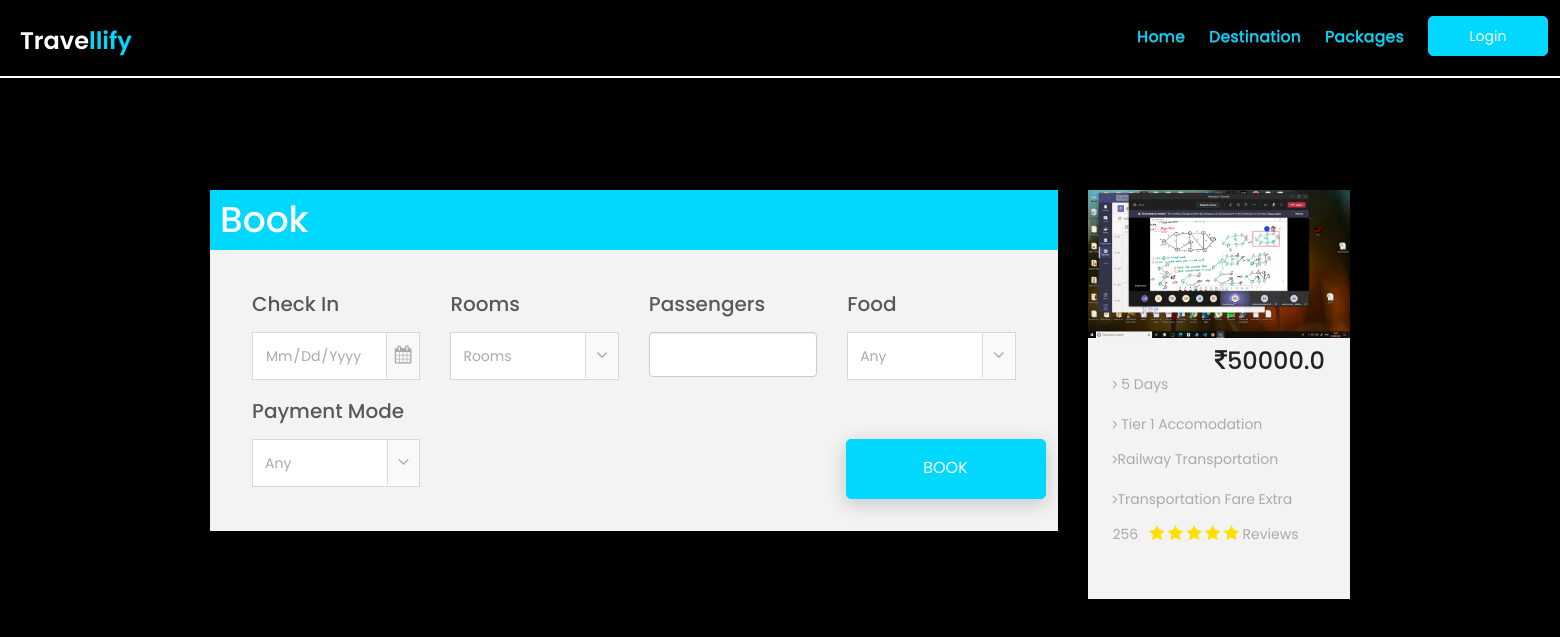
The app's page /booking/2, older data.
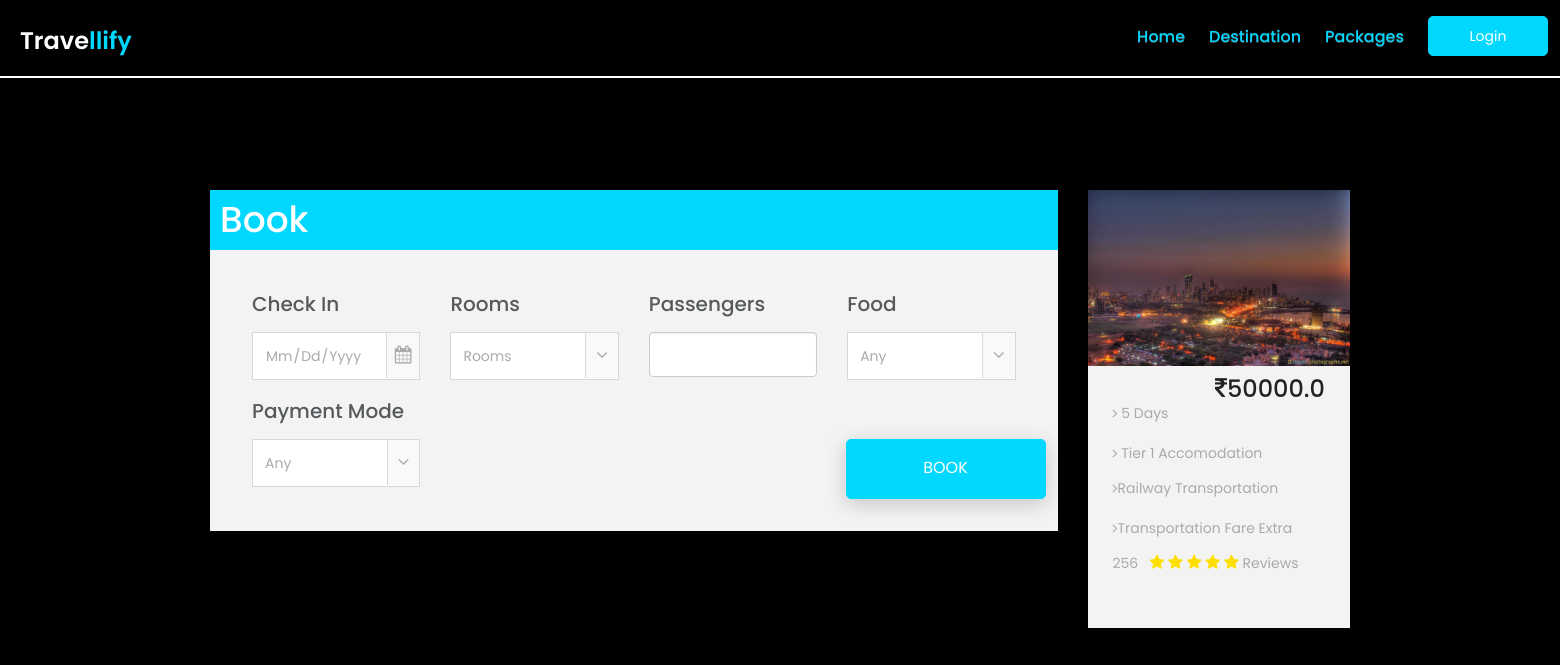
The same page, newer data.
### app1/models.py (models this page shows, shortened)
class Package(models.Model):
    name = models.CharField(max_length=100)
    days = models.IntegerField()
    hotel = models.ForeignKey(Hotel, on_delete=models.CASCADE)
    mot = models.ForeignKey(Mot, on_delete=models.CASCADE)
    destination = models.ForeignKey(Destination, on_delete=models.CASCADE)
    cost = models.FloatField()
    ppic = models.ImageField(
        upload_to='package/%Y/%m/%d/', blank=True, default='media/h.jpg')
    review = models.IntegerField()

class Hotel(models.Model):
    info = models.TextField(blank=True, null=True)
    tier = models.IntegerField()
    hname = models.CharField(max_length=255)
    locality = models.CharField(max_length=255)
    d_id = models.ForeignKey(Destination, on_delete=models.CASCADE)
    hpic = models.ImageField(
        upload_to='hotel/%Y/%m/%d/', blank=True, default='media/h.jpg')

class Mot(models.Model):
    fare = models.FloatField()
    t_type = models.CharField(max_length=20)
    cartype = models.CharField(max_length=20, null=True, blank=True)
    c_class = models.CharField(max_length=20, null=True, blank=True)
    A_class = models.CharField(max_length=20, null=True, blank=True)

### app1/views.py (the view)
# urls.py: path('booking/<int:p_id>', views.booking, name='booking'),
def booking(request, p_id):
    p = Package.objects.get(pk=p_id)
    return render(request, 'booking.html', {'u': request.user, 'p': p})

### templates/booking.html (shortened to what the changed rows need)
{% extends 'base.html' %} {% load static %} {% block content %} {% include 'navbar.html' %}
<br><br>
<div class="container">
    <div class="row">
        <form action={% url 'book' p.id %}>
            <div class="col-md-9">
                <div class="single-travel-boxes ">
                    <div style="width:100%;background-color:#00d8ff;padding:10px ">
                        <h1 style="color:#fff ">Book</h1>
                    </div>
                    <div class="tab-content ">
                        <div class="tab-para ">
                            <div class="row ">
                                <div class="col-lg-3 col-md-3 col-sm-4">
                                    <div class="single-tab-select-box">
                                        <h2>check in</h2>
                                    </div>
                                </div>
                                <div class="col-lg-3 col-md-3 col-sm-3 ">
                                    <div class="single-tab-select-box ">
                                        <h2>Rooms</h2>
                                    </div>
                                </div>
                                <div class="col-lg-3 col-md-3 col-sm-3 ">
                                    <div class="single-tab-select-box ">
                                        <h2>Passengers</h2>
                                    </div>
                                </div>
                                <div class="col-lg-3 col-md-3 col-sm-3 ">
                                    <div class="single-tab-select-box ">
                                        <h2>Food</h2>
                                    </div>
                                </div>
                                <div class="col-lg-3 col-md-3 col-sm-3 ">
                                    <div class="single-tab-select-box ">
                                        <h2>Payment Mode</h2>
                                    </div>
                                </div>
                            </div>
                        </div>
                    </div>
                </div>
            </div>
        </form>
        <div class="col-md-3">
            <div class="single-travel-boxes ">
                <img src="{{p.ppic.url}}" alt="package-place" />
                <div class="single-package-item-txt" style="margin-top:10px;">
                    <h3>{{p.distination.dname}}<span class="pull-right"><i class="fa fa-rupee"></i>{{p.cost}}</span></h3>
                    <div class="packages-para">
                        <p>
                            <span>
                <i class="fa fa-angle-right"></i> {{p.days}} Days
              </span><br><br>
                            <i class="fa fa-angle-right"></i> Tier {{p.hotel.tier}} accomodation
                        </p>
                        <p>
                            <span>
                <i class="fa fa-angle-right"></i>{{p.mot.t_type}} Transportation
              </span>
                            <span><br>
                <i class="fa fa-angle-right"></i>Transportation Fare Extra
              </span>
                            <div class="packages-review">
                                <p>{{p.review}} &nbsp;
                                    <i class="fa fa-star"></i>
                                    <i class="fa fa-star"></i>
                                    <i class="fa fa-star"></i>
                                    <i class="fa fa-star"></i>
                                    <i class="fa fa-star"></i> Reviews
                            </div>
                            </p>
                    </div>
                    <br><br>
                </div>
            </div>
        </div>
        {% endblock %}

Row changes from the older to the newer data that the page shows:
changed Package "Railway": ppic: a different picture
